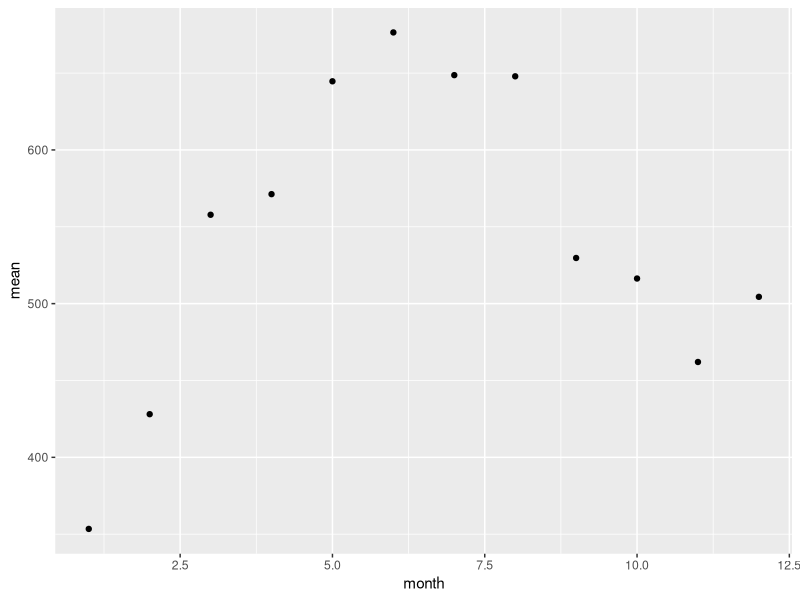

Write the R code that produced this figure.
## ---- chunk 1
# Upload the package
library(tidyverse)
## ---- chunk 2
# Take a look at the first few rows of the dataset
head(txhousing) 
## ---- chunk 3
# Dimensions and structure of the dataset
glimpse(txhousing) 
## ---- chunk 4
# These two pieces of code are equivalent
summary(txhousing)
txhousing |> summary()
## ---- chunk 5
# Filter with one criteria
txhousing |>
  filter(city == "Austin")
## ---- chunk 6
# Filter with multiple criteria
txhousing |>
  filter(city == "Austin", sales <= 1000)

# Same as 
txhousing |>
  filter(city == "Austin" & sales <= 1000)

# Same as 
txhousing |>
  filter(city == "Austin") |>
  filter(sales <= 1000)
## ---- chunk 7
# Filter to check missing values for one variable
txhousing |>
  # Filter with multiple criteria
  filter(city == "Austin", sales <= 1000) |>
  # Count the rows
  nrow()
## ---- chunk 8
# Sort by number of sales, least-to-greatest 
txhousing |>
  arrange(sales)
## ---- chunk 9
# Sort by number of sales, greatest-to-least (descending order)
txhousing |> 
  arrange(desc(sales))
## ---- chunk 10
# Select top rows (max values) for a variable
txhousing |> 
  # Use `top_n(number of rows, variables)`
  top_n(n = 4, sales)
## ---- chunk 11
# Select top percent of rows (max values) for a variable
txhousing |>
  # Use `slice_max(number of rows, variables)`
  slice_max(n = 4, sales)
## ---- chunk 12
# Select bottom rows (min values) for a variable
txhousing |> 
  # Use `top_n(-number of rows, variables)`
  top_n(n = -4, sales)

# Why did we get more than 4 rows?
## ---- chunk 13
# Select top percent of rows (max values) for a variable
txhousing |>
  # Use `top_frac(proportion of rows, variables)`
  top_frac(n = 0.001, sales)

# Note: for the minimum values add `-` in front of the proportion
## ---- chunk 14
# Write and submit code here!
txhousing |> filter(city == "Austin") |> top_n(n= -5, sales) |> arrange(sales)
## ---- chunk 15
# Select to keep only some variables
txhousing |>
  # Only see 4 variables
  select(city, year, month, sales)
## ---- chunk 16
# Select to keep columns using indexes of the columns
txhousing |>
  select(1:4,6)
## ---- chunk 17
# Drop variables using "-"
txhousing |>
  # See all but these 4 variables
  select(-city, -year, -month, -date)
## ---- chunk 18
# Select and rename...
txhousing |>
  # Use `select()` to rename some variables new_name = old_name
  select(Location = city, 
         Calendar_Year = year,
         Month = month,
         Number_of_sales = sales)
## ---- chunk 19
# or just use rename() with the same structure
txhousing |> 
  rename(Location = city, 
         Calendar_Year = year,
         Month = month,
         Number_of_sales = sales)
## ---- chunk 20
# Find the mean sale price per row
txhousing |> 
  mutate(mean_price = volume/sales)
## ---- chunk 21
# Write and submit code here!
txhousing |> mutate(mean_price = volume/sales,
                    diff = mean_price - median) |> filter(diff == 0) |> select(-date)
## ---- chunk 22
# Find the mean number of sales
txhousing |>
  summarize(mean_sales = mean(sales, na.rm = T)) # ignore NA values
## ---- chunk 23
# Add more summaries:
txhousing |>
  summarize(
    # the mean
    mean_sales = mean(sales, na.rm = T), 
    # the median
    median_sales = median(sales, na.rm = T),
    # the number of rows
    n_rows = n(),
    # the number of distinct cities in the dataset
    n_cities = n_distinct(city),
    # the correlation between sales and median price
    correlation = cor(sales, median, use = "complete.obs"))
## ---- chunk 24
# Write and submit code here!
txhousing |> filter(city == "Austin", year == 2009) |> summarize(total_sales_Austin_2009 = sum(sales))
## ---- chunk 25
# Find summaries by subgroups 
txhousing |>
  # Each year is a subgroup
  group_by(year) |> 
  # Create summaries for each subgroup
  summarize(total_sales = sum(sales, na.rm = TRUE), # total number of sales
            nb_rows = n()) # count how many rows in each subset 
## ---- chunk 26
txhousing |>
  # Each year/month is a subgroup
  group_by(year,month) |> 
  # Create summaries for each subgroup
  summarize(total_sales = sum(sales, na.rm = TRUE), # total number of sales
            nb_rows = n()) # count how many rows in each subset 
## ---- chunk 27
# Write and submit code here!
library(ggplot2)
txhousing |> 
  filter(year != 2015) |>
  group_by(month) |>
  summarize(mean = mean(sales, na.rm = TRUE)) |>
  ggplot() + geom_point(aes(x = month, y = mean))
